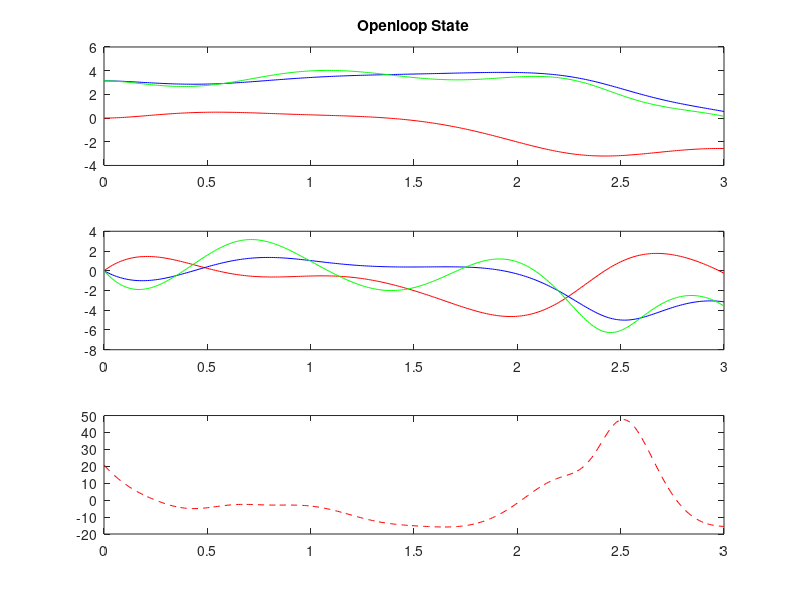

MATLAB code to generate this figure: (Note: this script raises an error after producing the figure.)
%{
The following code is used to design an optimal controller and estimator for 2 pendulem of
different length and mass on a single cart. The only acutator on this car
the motor that drives the linear position of the cart. 

We are attempting to swing up both the pendulem from the inital position of
all pendulem down to both pendulem up and stabilize

%}

%% Determine u_k and state
clear all; clc; close all
load_prev = 1; %set to 1 if a previous trajectory has been generated

%{
Use code provided in NR Ch21 to generate x_k state, u_k, using adjoint
method for the swing up phase. This phase last about T = 3 seconds because 

0) Within this code, tune QT to drive error at T close to zero
1) Warm start: use an inital guess of u_k being all zeros
2) iterate the provided function with a new u_k until the state reach near
desired value of [0 0 0 0 0 0]
3)save x_k and u_k

%}

%% Uncomment the Following Code if you need an x_k and u_k using Adjoint method to generate swingup states trajectory

% T = 3; %approx sqrt(g/l) 
% 
% %initial guess of u_k being all zero 
% [u_k(:,1),x_k] = OptimizeTraj(T);
% 
% state_at_T(:,1) = x_k(1:6, end);
% 
% number_of_trial = 1;
% trial_number = 1:number_of_trial
% for i = trial_number
%     [u_k(:,i+1), x_k] = OptimizeTraj(T, u_k(:,i))
%     state_at_T(:,i+1) = x_k(1:6, end)
% end

%% If Previous Trajectory has been generated, run this code

%Trjectory can be manually optimzed by tuning Q iteration by interation by
%using the file "AdjointPathManualIteration.m"

%load previous trajectory is better

if load_prev == 1 
    clear all; clc;
    load("SavePoint3.mat")
    figure(1); clf; subplot(3,1,1); plot(t,x_k(1,:),'r-',t,x_k(2,:),'b-',t,x_k(3,:),'g-'); hold on; title("Openloop State");
              subplot(3,1,2); plot(t,x_k(4,:),'r-',t,x_k(5,:),'b-',t,x_k(6,:),'g-'); hold on;
              subplot(3,1,3); plot(t,u_k,'r--'); hold on;
              
end



%% Find A(t), E(t), B(t) for Each x_k in the swing up phase

%From generated state trajectory, compute for the state matrix E_t, A_t,
%B_t, C_t, D_t wrt time for every timestep h since the system is not
%linearizable during the swing up case

s.h=0.01; s.N=T/s.h; s.mc=10; t=[0:s.N]*s.h; % STEP 0: initialize simulation
s.m1=1; s.L1=1;    s.ell1=s.L1; s.I1=s.m1*s.ell1^2/3; % system, & derived parameters
s.m2=0.5; s.L2=0.5;  s.ell2=s.L2; s.I2=s.m2*s.ell2^2/3; alpha=0.1;
s.B=[0; 0; 0; 1; 0; 0]; s.Q=diag([0 0 0 0 0 0]); s.R=0; s.QT=diag([5 40 10 .1 60 10]);
g = 9.81;

for i = 1:length(x_k)
    A_temp = Compute_A(x_k(:,i) ,s); %NR funtion
    A_t(i) = {A_temp};
end

for i = 1:length(x_k)
    E_temp = Compute_E(x_k(1:6,i),s); %NR funtion
    E_t(i) = {E_temp};
end

for i = 1:length(x_k)
    B_temp = [0; 0; 0; 1; 0; 0]; %NR funtion
    B_t(i) = {B_temp};
end

for i = 1:length(x_k)
    C_temp = [[1 0 0  0   0   0];... %Sending x, theta1, theta2
              [0 1 0  0   0   0];...
              [0 0 1  0   0   0];...
              [0 0 0  0   0   0];...
              [0 0 0  0   0   0];...
              [0 0 0  0   0   0]];
    C_t(i) = {C_temp};
end

%% Compute K(t) using A(t), E(t), B(t), C(t)

%{
 compute controller gain K(t) using differential ricatti equation (DRE),
 which can be solved using RK4 marching. This K(t) controls the the system from
 one timestep to another

%}
h = s.h; %timestep

R = .1; %controller cost
Q = [[1 0 0  0   0   0];... %penilize theta anlges more than other states
     [0 7 0  0   0   0];...
     [0 0 7  0   0   0];...
     [0 0 0  1   0   0];...
     [0 0 0  0   1   0];... 
     [0 0 0  0   0   1]];

X_t = {}; %allocate cell frame to store X at every time frame
X_t(length(u_k)) = {eye(6)}; %X at T

%Backward March to find X(t)using RK4 + DRE
for i = length(u_k):-1:2

f1 = KRiccati(E_t{i},A_t{i},B_t{i},X_t{i},R,Q);
f2 = KRiccati(E_t{i},A_t{i},B_t{i},X_t{i} - f1*h/2,R,Q);
f3 = KRiccati(E_t{i},A_t{i},B_t{i},X_t{i} - f2*h/2,R,Q);
f4 = KRiccati(E_t{i},A_t{i},B_t{i},X_t{i} - f3*h,R,Q);

X_t{i-1} = X_t{i} - h*(f1/6 + f2/3 + f3/3 + f4/6);

end

%find K(t) using X(t) using NR22.13a
for i = 1:length(u_k)
    K_t(i) = {-inv(R)*B_t{i}'*X_t{i}};
end

%% Compute L(t) using A(t), E(t), B(t), C(t)

%{
 compute observer gain L(t) using differential ricatti equation, which
 can be solved using RK4 forward marching
%}

Q1 = eye(6); %covariance of state disturbance
Q2 = eye(6); %convariance of sensor noise 

P_t = {}; %allocate space for storage of P

P_t(1) = {eye(6)}; %intial estimation covariance

%forward march to find L(t) using RK4 and DRE NR22.30
for i = 1:1:length(u_k)

f1 = KRiccati(E_t{i},A_t{i},B_t{i},X_t{i},R,Q);
f2 = KRiccati(E_t{i},A_t{i},B_t{i},X_t{i} + f1*h/2,R,Q);
f3 = KRiccati(E_t{i},A_t{i},B_t{i},X_t{i} + f2*h/2,R,Q);
f4 = KRiccati(E_t{i},A_t{i},B_t{i},X_t{i} + f3*h,R,Q);

P_t{i+1} = P_t{i} + h*(f1/6 + f2/3 + f3/3 + f4/6);

end

%find L(t) using P(t) by appying NR22.30
for i = 1:length(u_k)
    L_t(i) = {-P_t{i}*C_t{i}'*inv(Q2)};
end

%% Uncomment this section to check eigenvalues of the control + observation system

% eigControl = {};
% ControlSys = {};
% for i = 1:length(u_k)
%     ControlSys(i) = {inv(E_t{i})*A_t{i} + inv(E_t{i})* B_t{i}*K_t{i}};
%    [evecK, eigControl{i}] = eig(ControlSys{i});
% end


% eigEstimate = {};
% EstimateSys = {};
% for i = 1:length(u_k)
%     EstimateSys(i) = {A_t{i} + L_t{i}*C_t{i}};
%    [evecL, eigEstimate{i}] = eig(EstimateSys{i});
% end

%% Plot State Trajectory using K(t) Controller

%From derivation, dx'/dt = inv(E) * [A + Bk - Bk*x_bar + Bu_bar]
%Note that u_k != K(t)*x_k because u_k is designed from openloop adjoint
%methods


% March protabation x_prime using RK4 and dx'/dt derivation
dx_prime = {};
x_prime(:,1) = [0 0 0 0 0 0]';
for i = 1:1:length(u_k)-1

    f1 = inv(E_t{i})*(A_t{i} + B_t{i})* x_prime(:,i) - inv(E_t{i})*B_t{i}*K_t{i}*x_k(1:6,i) + inv(E_t{i})*B_t{i}*u_k(i);
    f2 = inv(E_t{i})*(A_t{i} + B_t{i})* (x_prime(:,i) + f1*h/2) - inv(E_t{i})*B_t{i}*K_t{i}*x_k(1:6,i) + inv(E_t{i})*B_t{i}*u_k(i);
    f3 = inv(E_t{i})*(A_t{i} + B_t{i})* (x_prime(:,i) + f2*h/2) - inv(E_t{i})*B_t{i}*K_t{i}*x_k(1:6,i) + inv(E_t{i})*B_t{i}*u_k(i);
    f4 = inv(E_t{i})*(A_t{i} + B_t{i})* (x_prime(:,i) + f3*h) - inv(E_t{i})*B_t{i}*K_t{i}*x_k(1:6,i) + inv(E_t{i})*B_t{i}*u_k(i);  
    
    x_prime(:,i+1) = x_prime(i) + h*(f1/6 + f2/3 + f3/3 + f4/6);
end

% Determine state simulation by adding nominal state and the proptabation states
% ideally, protabation tends to zero if controller is designed properly
% x_sim should ideally be very close to x_k
x_sim = x_k(1:6, :) + x_prime*h;


figure(2); subplot(2,1,1); plot(t,x_k(1,:),'r--',t,x_k(2,:),'b--',t,x_k(3,:),'g--'); hold on; title("Openloop State vs Closeloop Control State")
                        legend("OL x in m", "OL theta1 in rad", "OL theta2 in rad")
              subplot(2,1,2); plot(t,x_k(4,:),'r--',t,x_k(5,:),'b--',t,x_k(6,:),'g--'); hold on;
                        legend("OL dx in m", "OL dtheta1 in rad", "OL dtheta2 in rad")

figure(2); subplot(2,1,1); plot(t,x_sim(1,:),'r',t,x_sim(2,:),'b',t,x_sim(3,:),'g');
                        legend("OL x in m", "OL theta1 in rad", "OL theta2 in rad", "CL x in m", "CL theta1 in rad", "CL theta2 in rad")
                    subplot(2,1,2); plot(t,x_sim(4,:),'r-',t,x_sim(5,:),'b-',t,x_sim(6,:),'g-');
                        legend("OL dx in m", "OL dtheta1 in rad", "OL dtheta2 in rad", "CL dx in m", "CL dtheta1 in rad", "CL dtheta2 in rad")


%plots shows convergence of simulated close loop x and open loop x


%% Add Estimation Technique to system using L(t)

% March protabation x_prime using the following derivation
%{
dx_prime = (inv(E_t)*A_t + L_t*C_t)* x_hat_prime(:,i)...
            + (2*L_t*C_t - inv(E_t)*B_t*K_t)*x_k(1:6, i)...
            + (L_t*C_t + inv(E_t)*B_t*K_t)*x_prime(:,i)...
            + inv(E_t)*B_t*u_k(i);
%}

x_hat_prime(:,1) = [0 0 0 0 0 0]';
for i = 1:1:length(u_k)-1
    
     f1 = (inv(E_t{i})*A_t{i} + L_t{i}*C_t{i})* x_hat_prime(:,i)...
        + (2*L_t{i}*C_t{i} - inv(E_t{i})*B_t{i}*K_t{i})*x_k(1:6, i)...
        + (L_t{i}*C_t{i} + inv(E_t{i})*B_t{i}*K_t{i})*x_prime(:,i)...
        + inv(E_t{i})*B_t{i}*u_k(i);

     f2 = (inv(E_t{i})*A_t{i} + L_t{i}*C_t{i})* (x_hat_prime(:,i) + f1*h/2) ...
        + (2*L_t{i}*C_t{i} - inv(E_t{i})*B_t{i}*K_t{i})*x_k(1:6, i)...
        + (L_t{i}*C_t{i} + inv(E_t{i})*B_t{i}*K_t{i})*x_prime(:,i)...
        + inv(E_t{i})*B_t{i}*u_k(i);

     f3 = (inv(E_t{i})*A_t{i} + L_t{i}*C_t{i})* (x_hat_prime(:,i) + f2*h/2) ...
        + (2*L_t{i}*C_t{i} - inv(E_t{i})*B_t{i}*K_t{i})*x_k(1:6, i)...
        + (L_t{i}*C_t{i} + inv(E_t{i})*B_t{i}*K_t{i})*x_prime(:,i)...
        + inv(E_t{i})*B_t{i}*u_k(i);
     f4 = (inv(E_t{i})*A_t{i} + L_t{i}*C_t{i})* (x_hat_prime(:,i) + f3*h) ...
        + (2*L_t{i}*C_t{i} - inv(E_t{i})*B_t{i}*K_t{i})*x_k(1:6, i)...
        + (L_t{i}*C_t{i} + inv(E_t{i})*B_t{i}*K_t{i})*x_prime(:,i)...
        + inv(E_t{i})*B_t{i}*u_k(i);

    x_hat_prime(:,i+1) = x_hat_prime(i) + h*(f1/6 + f2/3 + f3/3 + f4/6);

end

x_estimation_sim = x_k(1:6, :) + x_hat_prime*h;

figure(3); subplot(2,1,1); plot(t,x_k(1,:),'r--',t,x_k(2,:),'b--',t,x_k(3,:),'g--'); hold on; title("Openloop State vs Control+Estimation State")
                        legend("OL x in m", "OL theta1 in rad", "OL theta2 in rad")
                        xlabel("time in 0.01sec")
              subplot(2,1,2); plot(t,x_k(4,:),'r--',t,x_k(5,:),'b--',t,x_k(6,:),'g--'); hold on; 
                        legend("OL dx in m", "OL dtheta1 in rad", "OL dtheta2 in rad", "OL x in m", "OL theta1 in rad", "OL theta2 in rad")
                        xlabel("time in 0.01sec")


figure(3); subplot(2,1,1); plot(t,x_estimation_sim (1,:),'r',t,x_estimation_sim (2,:),'b',t,x_estimation_sim (3,:),'g');
                legend("OL x in m", "OL theta1 in rad", "OL theta2 in rad", "FS x in m", "FS theta1 in rad", "FS theta2 in rad")     
                xlabel("time in 0.01sec")
            subplot(2,1,2); plot(t,x_estimation_sim (4,:),'r',t,x_estimation_sim (5,:),'b',t,x_estimation_sim (6,:),'g');
                legend("OL x in m", "OL theta1 in rad", "OL theta2 in rad", "FS x in m", "FS theta1 in rad", "FS theta2 in rad")     
                xlabel("time in 0.01sec")
                            


%% Part LTI Component of Control Problem

%{once states are near zero and can be linearizable, we can find a
%constant K and L using algebraic riccatti by calling on icare

%compute state matrix when linearized about [0 0 0 0 0 0]

E44 = s.m1 + s.m2 + s.mc; E45 = -s.m1*s.L1; E46 = -s.m2*s.L2;
E54 = -s.m1*s.L1 ; E55 = s.I1 + s.m1*s.L1^2;
E64 = -s.m2*s.L2 ; E66 = s.I2 + s.m2*s.L2^2;


E_bar = [[1 0 0  0   0   0];...
     [0 1 0  0   0   0];
     [0 0 1  0   0   0];
     [0 0 0 E44 E45 E46];
     [0 0 0 E54 E55  0 ];
     [0 0 0 E64  0  E66]];

A52 = s.m1*g*s.L1;
A63 = s.m2*g*s.L2;
A_bar = [[0  0  0  1   0   0];...
         [0  0  0  0   1   0];
         [0  0  0  0   0   1];
         [0  0  0  0   0   0];
         [0 A52 0 0   0   0];
         [0  0  A63  0   0   0]];

B_bar = [0 0 0  1  0  0]';


%Compute classical A, B, and C states matrix

A = E_bar^-1 * A_bar;
B = E_bar^-1 * B_bar;
C = [[1 0 0  0   0   0];...
     [0 1 0  0   0   0];...
     [0 0 1  0   0   0];...
     [0 0 0  0   0   0];...
     [0 0 0  0   0   0];...
     [0 0 0  0   0   0]];...


D = [0 0 0 0 0 0]';

E = eye(6);

%% Solve for LTI Controller Gain K and Observer Gain L
 
% Solve algebraic raccatti K
Q = diag([1.2 1 1 1 80 80]);
R = 3;
[X,K_inf, nouseeig] = icare(A,B,Q,R);
%note, the K here is negative of the one from the notaion of NR22


% Solve for raccatti L using iCARE (use a-bk)
Q1 = eye(6);
Q2 = eye(6);
[P, L_inf, ect] = icare(A', C', Q1, Q2) ;


%note, the L here is negative of the one from the notaion of NR22

%% March States Starting from time T on the Estimated Simulated LQR States using RK4


T_inf = 40;
for i = 301:1:T_inf/h

    f1 = (A-B*K_inf)*x_sim(:,i);    
    f2 = (A-B*K_inf)*(x_sim(:,i) + f1*h/2) ;
    f3 = (A-B*K_inf)*(x_sim(:,i) + f2*h/2) ;
    f4 = (A-B*K_inf)*(x_sim(:,i) + f3*h) ;
    x_sim(:,i+1) = x_sim(:,i) + h*(f1/6 + f2/3 + f3/3 + f4/6);

end

t_inf = 0:T_inf/h;
figure(4); subplot(2,1,1); plot(t_inf,x_sim(1,:),'r',t_inf,x_sim(2,:),'b',t_inf,x_sim(3,:),'g'); title("LTV + LTI Controlled States LQR")
                legend("x in m", "theta1 in rad", "theta2 in rad"); xlabel("time in 0.01sec")
            subplot(2,1,2); plot(t_inf,x_sim(4,:),'r',t_inf,x_sim(5,:),'b',t_inf,x_sim(6,:),'g');
                legend("x in m", "theta1 in rad", "theta2 in rad");xlabel("time in 0.01sec")


%% March States Starting from time T on the Estimated LQG States using RK4

for i = 301:1:T_inf/h

    f1 = (A-L_inf'*C)*x_estimation_sim(:,i) - B*K_inf*x_estimation_sim(:,i) + L_inf'*C*x_sim(:,i);
    f2 = (A-L_inf'*C)*x_estimation_sim(:,i) - B*K_inf*x_estimation_sim(:,i) + L_inf'*C*x_sim(:,i);
    f3 = (A-L_inf'*C)*x_estimation_sim(:,i) - B*K_inf*x_estimation_sim(:,i) + L_inf'*C*x_sim(:,i);
    f4 = (A-L_inf'*C)*x_estimation_sim(:,i) - B*K_inf*x_estimation_sim(:,i) + L_inf'*C*x_sim(:,i);
    
    x_estimation_sim(:,i+1) = x_estimation_sim(:,i) + h*(f1/6 + f2/3 + f3/3 + f4/6);

end

figure(5); subplot(2,1,1); plot(t_inf,x_estimation_sim(1,:),'r',t_inf,x_estimation_sim(2,:),'b',t_inf,x_estimation_sim(3,:),'g'); title("LTV + LTI Controlled + Obserber States (LQG)")
                    legend("x in m", "theta1 in rad", "theta2 in rad"); xlabel("time in 0.01sec");
                    subplot(2,1,2); plot(t_inf,x_estimation_sim(4,:),'r',t_inf,x_estimation_sim(5,:),'b',t_inf,x_estimation_sim(6,:),'g');
                    legend("x in m", "theta1 in rad", "theta2 in rad"); xlabel("time in 0.01sec");

